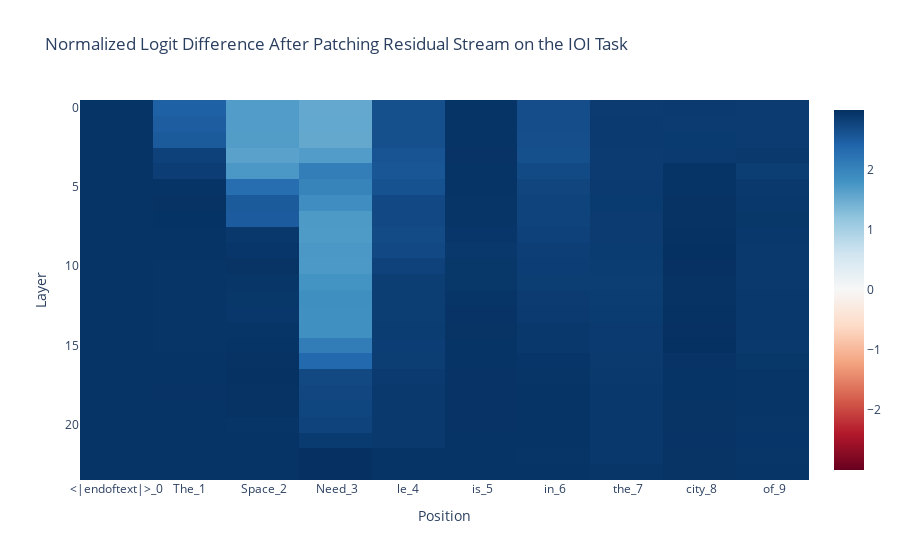

Source (notebook cell):
### Code cell
# Add the index to the end of the label, because plotly doesn't like duplicate labels
token_labels = [f"{token}_{index}" for index, token in enumerate(model.to_str_tokens(clean_tokens))]
imshow(ioi_patching_result, x=token_labels, xaxis="Position", yaxis="Layer", title="Normalized Logit Difference After Patching Residual Stream on the IOI Task")

### Figure 1 — Plotly figure (JSON) as saved in the notebook; plotly's stock layout.template omitted (floating-point values rounded to 4 significant figures; data arrays with more than 128 entries replaced by an {"elided": "..."} marker saying what was removed)
{"data": [{"coloraxis": "coloraxis", "hovertemplate": "Position: %{x}<br>Layer: %{y}<br>color: %{z}<extra></extra>", "name": "0", "type": "heatmap", "x": ["<|endoftext|>_0", "The_1", " Space_2", " Need_3", "le_4", " is_5", " in_6", " the_7", " city_8", " of_9"], "xaxis": "x", "yaxis": "y", "z": {"elided": "24x10 float values"}}], "layout": {"coloraxis": {"cmid": 0, "colorscale": [[0, "rgb(103,0,31)"], [0.1, "rgb(178,24,43)"], [0.2, "rgb(214,96,77)"], [0.3, "rgb(244,165,130)"], [0.4, "rgb(253,219,199)"], [0.5, "rgb(247,247,247)"], [0.6, "rgb(209,229,240)"], [0.7, "rgb(146,197,222)"], [0.8, "rgb(67,147,195)"], [0.9, "rgb(33,102,172)"], [1, "rgb(5,48,97)"]]}, "title": {"text": "Normalized Logit Difference After Patching Residual Stream on the IOI Task"}, "xaxis": {"anchor": "y", "constrain": "domain", "domain": [0, 1], "scaleanchor": "y", "title": {"text": "Position"}}, "yaxis": {"anchor": "x", "autorange": "reversed", "constrain": "domain", "domain": [0, 1], "title": {"text": "Layer"}}}}
